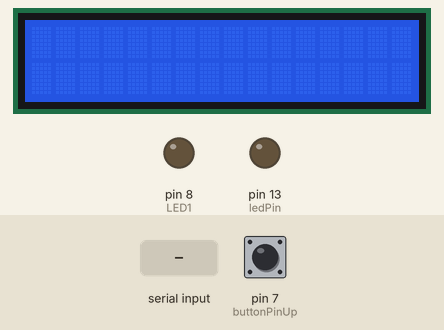
Simulated run of this sketch. Board: Arduino Uno, built with avr-gcc and run on an emulated ATmega328P. On the bench: 16×2 character LCD, output pins drawn as LEDs (lit = HIGH). The test bench sets the inputs (shaded band); at power-on: pin 7 (buttonPinUp) LOW. What the sketch prints to the serial monitor is not drawn.

Above: at 1.2 s.
1.3 s: byte 30 received over Serial
At 1.6 s:
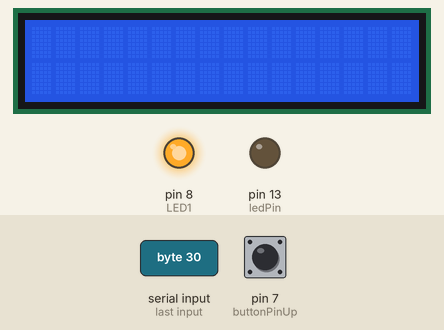
2.8 s: pin 7 (buttonPinUp) pulled HIGH for 0.15 s
Timing chart, 0 to 5.8 s (numbered marks = the images above; inputs shaded):
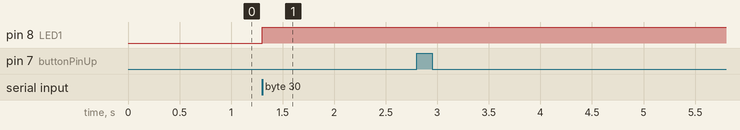

Measured:
- after the input at 1.3 s, pin 8 (LED1): LOW → HIGH at once
- after the input at 2.8 s, every drawn part: stays the same

The sketch:

P2Pcommuntion.ino
```cpp
/*
////////                       ~~~~~HEADER~~~~~                                          ////////
////////  Conrad Ptasznik - 668073457 - cptasz2                                            ////////
////////  Nicole Laczny - 655989470 - nlaczn2                                                ////////
////////  Lab 7 - Arduino to Arduino communication                                         ////////

////////  Lab Description:
////////    work with a partner, or if you have two arduino devices you can work alone     ////////
////////    connect two arduino's via a hardwired serial connection (no usb cable)         ////////
////////    (digital pins 0 and 1) connect a button and an external LED to each device     ////////
////////    pressing the button on one arduino should cause the other arduino's LED to     ////////
////////    change state (on to off, or off to on)Button press on one arduino should       ////////
////////    toggle the state of the LED on the other (on/off) and not keep the LED lit     ////////
////////    while being pressed utilize the 16x2 display for debugging refer to lab 6 for  ////////
////////    all the info about serial communication and lab2 for maintaining led states    ////////
////////    with button presses.                                                           ////////
////////  Hints:
////////    Both boards have to share the same ground in order for the serial              ////////
////////    communication to work properly. The same code should run on both arduinos.     ////////
////////    You and your partner may submit the same code, if you both have worked on it   ////////
////////    together.                                                                      ////////
////////  Assumptions:                                                                     ////////
////////    we assumed that digital write/read will send tata over to the pins on the      ////////
////////    other arduino, but it turned out that pin 0/pin 1 are hard wired and that      ////////
////////    analog.write/read will automatically send data to each other                   ////////
////////  Setup:                                                                           ////////
////////    const int buttonPinUp = 7;     // the number of the pushbutton pin             ////////
////////    const int ledPin =  13;        // the number of the LED pin                    ////////
////////    const int LED1 = 8;            //What set pins the LED are using               ////////
////////    rs = 12, en = 11, d4 = 5, d5 = 4, d6 = 3, d7 = 2;                              ////////
////////    LiquidCrystal lcd(rs, en, d4, d5, d6, d7);                                     ////////
////////  References:                                                                      ////////
////////    - http://arduino.cc/en/Reference/Serial#.UwYyzfldV8E                           ////////
////////    - http://arduino.cc/en/Serial/Available#.UwYy2PldV8E                           ////////
////////    - http://arduino.cc/en/Serial/ReadBytesUntil#.UwYy6_ldV8E                      ////////
////////    - help from the TAs(ALEX)                                                      ////////
*/
// include the library code:
#include <LiquidCrystal.h>

//--------- declare the variables
const int rs = 12, en = 11, d4 = 5, d5 = 4, d6 = 3, d7 = 2;
LiquidCrystal lcd(rs, en, d4, d5, d6, d7);
const int buttonPinUp = 7;     // the number of the pushbutton pin
const int ledPin =  13;        // the number of the LED pin
const int LED1 = 8;            //What set pins the LED are using
int pressesCounterUp;          // helped to know when the button is being released.
int pressesCounterDown;
int buttonStateUp = 0;
int buttonStateDown = 0;
int checker;
int byte2;


//SETUP
void setup() {
  // initialize the LED pin as an output:
  lcd.begin(16, 2);
  Serial.begin(9600);
  pinMode(ledPin, OUTPUT);
  pinMode(LED1, OUTPUT);    //For LED that represents 1
  pinMode(buttonPinUp, INPUT); //initialize the pushbutton pin as an input:
  lcd.print("hello");
}//setup()


//MAIN CODE
void loop() {
  lcd.clear();
  buttonStateUp = digitalRead(buttonPinUp);

  //TURN LED ON/OFF
  if (Serial.available()>0)  {
    byte2 = Serial.read();
    if(digitalRead(LED1) == HIGH) digitalWrite(LED1, LOW);
    else digitalWrite(LED1, HIGH);  // delay(200);
  }
//else  digitalWrite(LED1, LOW); //used for debugging

  //CHECK TO SEE IF BUTTON BEING HELD DOWN
  if( checker !=  buttonStateUp){        //if the counter and the button isnt pressed
    if (buttonStateUp == HIGH) {                    // if they are the same it means that button is being held
//      Serial.print("Read UP switch input: ");     //used for debugging
//      lcd.print(digitalRead(buttonPinUp));        //used for debugging
//      Serial.print("Read DOWN switch input: ");   //used for debugging
//      lcd.print(digitalRead(buttonPinUp));        //used for debugging
//      Serial.println(digitalRead(buttonPinDown)); //used for debugging
//      digitalWrite(LED1, HIGH);                   //used for debugging
      Serial.write("1");
     //delay(500);  //if you hold it
   }//if
   checker = buttonStateUp;
  }//if

}//loop()
```
